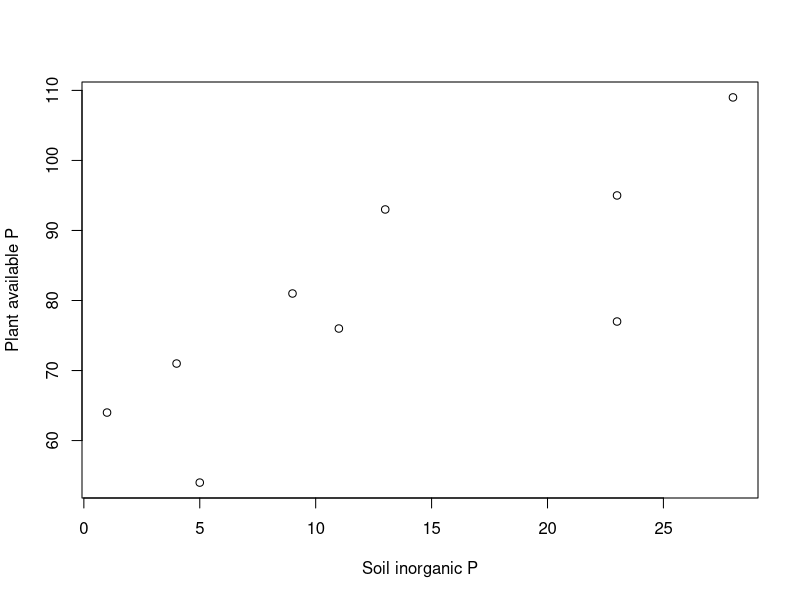
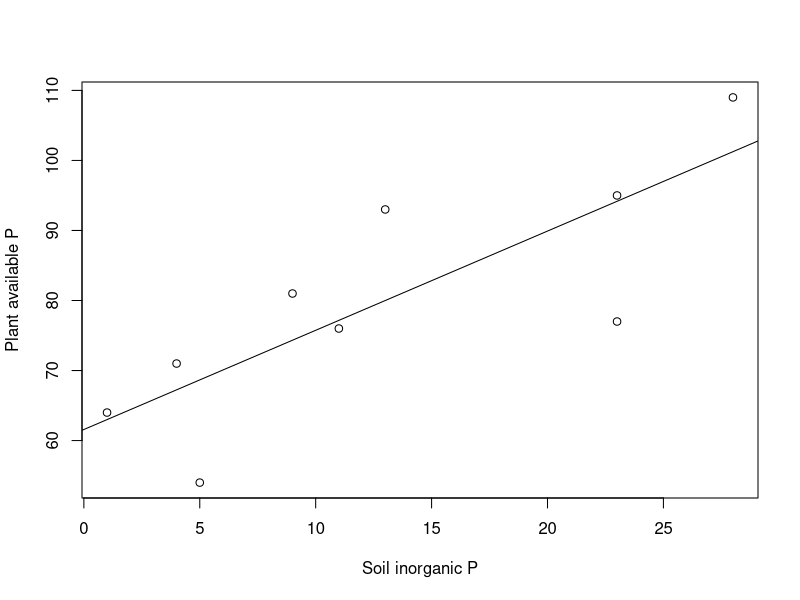
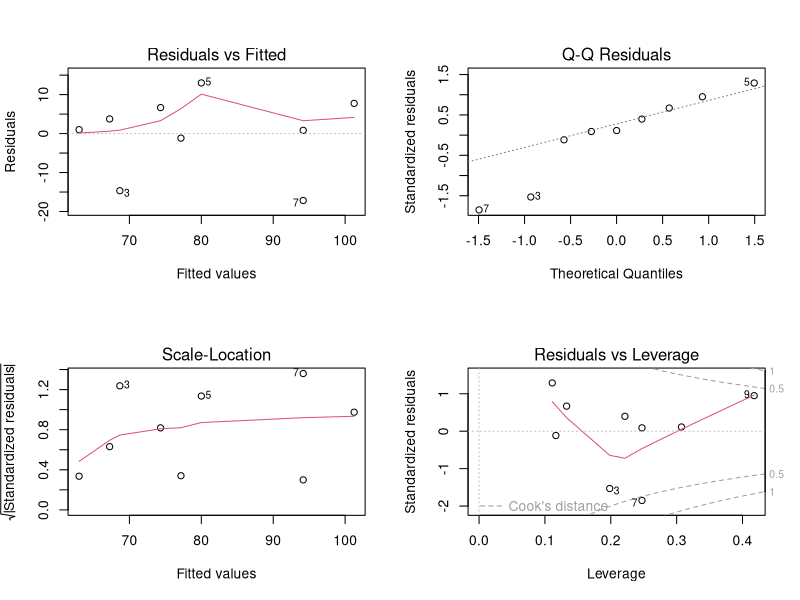
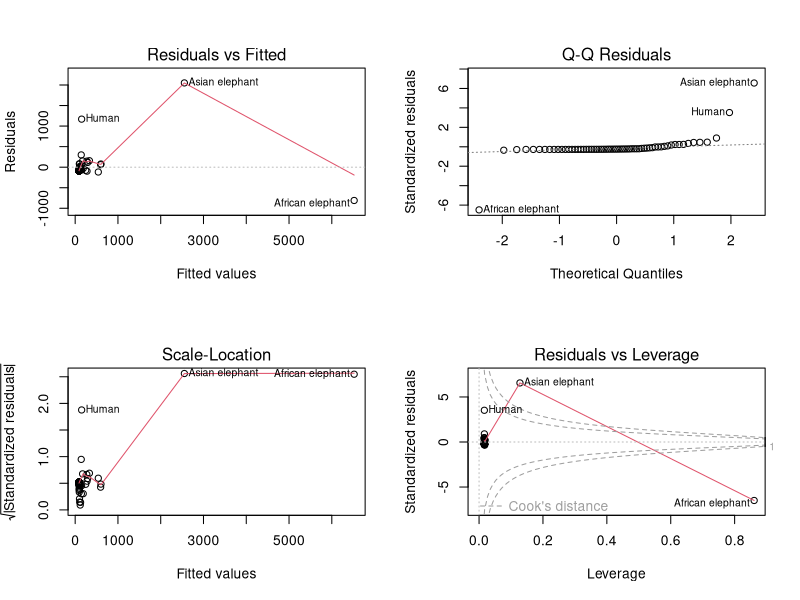
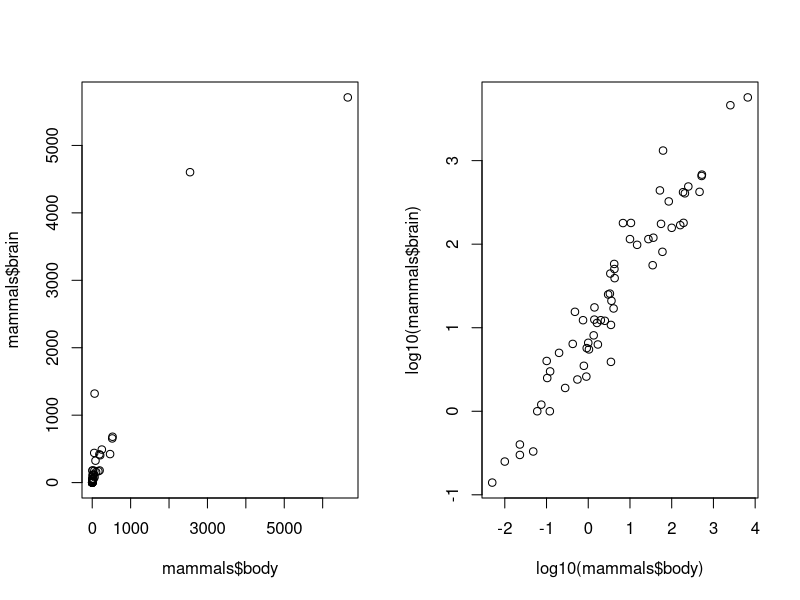
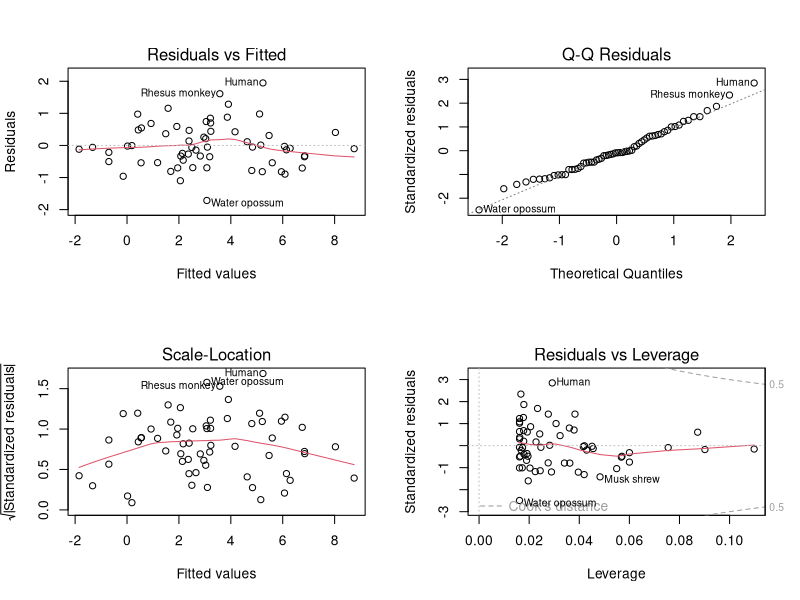

R code for these plots, in order:
## ---- chunk 1
knitr::opts_chunk$set(echo = TRUE)
## ---- chunk 2
d = data.frame(x = c(1, 4, 5, 9, 13, 11, 23, 23, 28),
               y = c(64, 71, 54, 81, 93, 76, 77, 95, 109))
plot(d$x, d$y, xlab = "Soil inorganic P", ylab = "Plant available P")
cor(d$x, d$y)
fit_d = lm(y ~ x, data = d)
summary(fit_d)
# beta 0
coef(fit_d)[1]
# beta 1  Units??
coef(fit_d)["x"]
## ---- chunk 3
knitr::include_graphics("https://bookdown.org/egarpor/SSS2-UC3M/images/R/anova.png")
## ---- chunk 4
anova(fit_d)
## ---- chunk 5
summary(fit_d)
## ---- chunk 6
plot(d$x, d$y, xlab = "Soil inorganic P", ylab = "Plant available P")
abline(fit_d)
## ---- chunk 7
x = summary(fit_d)
x
x$r.squared
## ---- chunk 8
predict(fit_d, newdata = data.frame(x = 18), interval = "prediction")
predict(fit_d, newdata = data.frame(x = 18), interval = "confidence")
## ---- chunk 9
par(mfrow = c(2, 2))
plot(fit_d)
## ---- chunk 10
library(MASS) 
data(mammals)
model1 <- lm(brain ~ body, data = mammals) 
summary(model1)
par(mfrow = c(2, 2))
plot(model1)
m_par = par(mfrow = c(1, 2))
plot(mammals$body, mammals$brain)
plot(log10(mammals$body), log10(mammals$brain))
par(m_par)
model2 <- lm(log(brain) ~ log(body), data = mammals) 
summary(model2)
par(mfrow = c(2, 2))
plot(model2)
